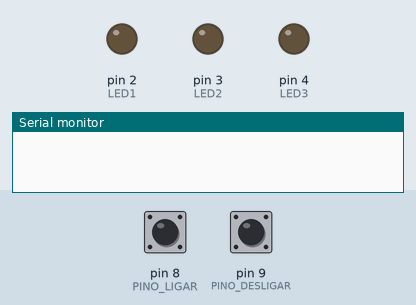
Recording of a sketch running on a simulated Arduino Uno, built with avr-gcc and run on an emulated ATmega328P. On the bench: output pins drawn as LEDs (lit = HIGH), the last lines printed to the serial monitor. Dashed ring = blinking. The test bench sets the inputs (shaded band); at power-on: pin 8 (PINO_LIGAR) HIGH, pin 9 (PINO_DESLIGAR) HIGH.

Above: at 1.2 s.
1.3 s: pin 8 (PINO_LIGAR) pulled LOW for 0.15 s
At 4.1 s:
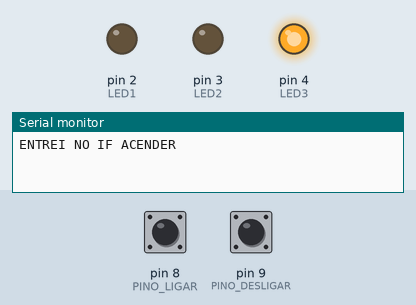
4.4 s: pin 9 (PINO_DESLIGAR) pulled LOW for 0.15 s
At 5.2 s:
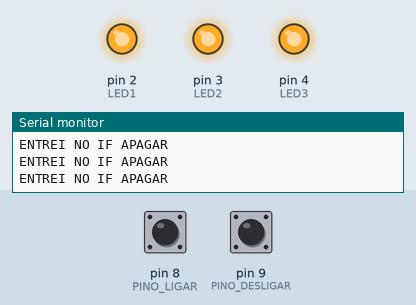
6.0 s: pin 8 (PINO_LIGAR) pulled LOW for 1 s
At 6.4 s:
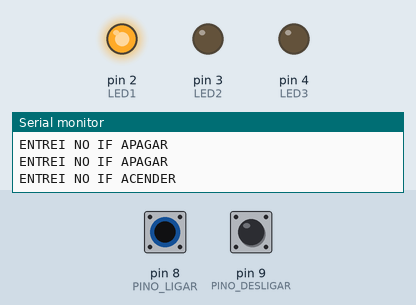
9.2 s: pin 8 (PINO_LIGAR) pulled LOW for 3.2 s
At 10.7 s:
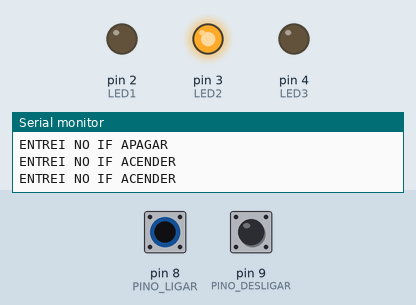
15.1 s: pin 9 (PINO_DESLIGAR) driven LOW
At 15.7 s:
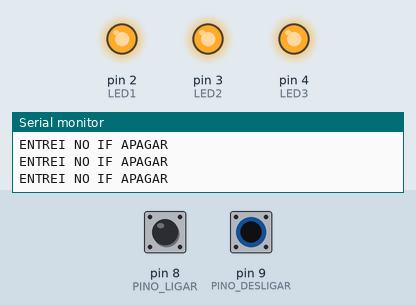
18.1 s: pin 8 (PINO_LIGAR) pulsed LOW 2 times (0.12 s each, 0.3 s apart)
At 21.4 s:
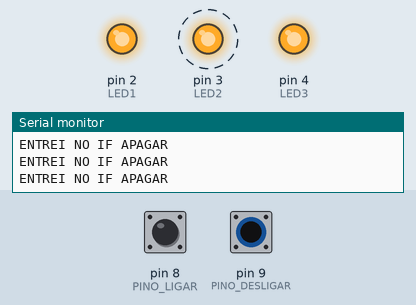
Timing chart, 0 to 22.7 s (numbered marks = the images above; inputs shaded):
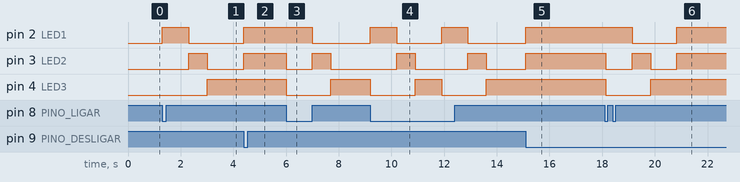

Measured:
- after the input at 1.3 s, pin 2 (LED1): LOW → HIGH at once, → LOW 1.0 s later; pin 3 (LED2): LOW → HIGH after 1.0 s, → LOW 0.70 s later; pin 4 (LED3): LOW → HIGH after 1.7 s
- after the input at 4.4 s, pin 2 (LED1), pin 3 (LED2): LOW → HIGH at once
- after the input at 6.0 s, pin 2 (LED1): HIGH → LOW after 1.0 s; pin 3 (LED2): HIGH → LOW at once, → HIGH 1.0 s later, → LOW 0.70 s later; pin 4 (LED3): HIGH → LOW at once, → HIGH 1.7 s later
- after the input at 9.2 s, pin 2 (LED1), pin 4 (LED3): alternates HIGH for 1.0 s and LOW for 1.7 s, starting at once; pin 3 (LED2): alternates HIGH for 0.70 s and LOW for 2.0 s, starting after 1.0 s
- after the input at 15.1 s, pin 2 (LED1), pin 3 (LED2): LOW → HIGH at once
- after the input at 18.1 s, pin 2 (LED1): HIGH → LOW after 1.0 s, → HIGH 1.7 s later; pin 3 (LED2): alternates HIGH for 0.70 s and LOW for 1.0 s, 4 changes in all, then stays HIGH, starting at once; pin 4 (LED3): HIGH → LOW at once, → HIGH 1.7 s later

The sketch:

TESTE_BOTAO.ino
```cpp
#define PINO_LIGAR   8
#define PINO_DESLIGAR 9
#define LED1 2
#define LED2 3
#define LED3 4

void setup() {

  Serial.begin(9600);
  pinMode(LED1, OUTPUT);
  pinMode(LED2, OUTPUT);
  pinMode(LED3, OUTPUT);
  pinMode(PINO_LIGAR, INPUT_PULLUP);
  pinMode(PINO_DESLIGAR, INPUT_PULLUP);
}

void loop() {
  int acender = digitalRead(PINO_LIGAR);
  int apagar = digitalRead(PINO_DESLIGAR);
  if (acender == LOW) {
     Serial.println("ENTREI NO IF ACENDER ");

    digitalWrite(LED1, 1);
    digitalWrite(LED2, 0);
    digitalWrite(LED3, 0);
    delay(1000);

    digitalWrite(LED1, 0);
    digitalWrite(LED2, 1);
    digitalWrite(LED3, 0);
    delay(700);
    digitalWrite(LED1, 0);
    digitalWrite(LED2, 0);
    digitalWrite(LED3, 1);
    delay(1000);
  }
  if (apagar == LOW) {

        Serial.println("ENTREI NO IF APAGAR");
    digitalWrite(LED1, 1);
    digitalWrite(LED2, 1);
    digitalWrite(LED3, 1);
  }
}
```
